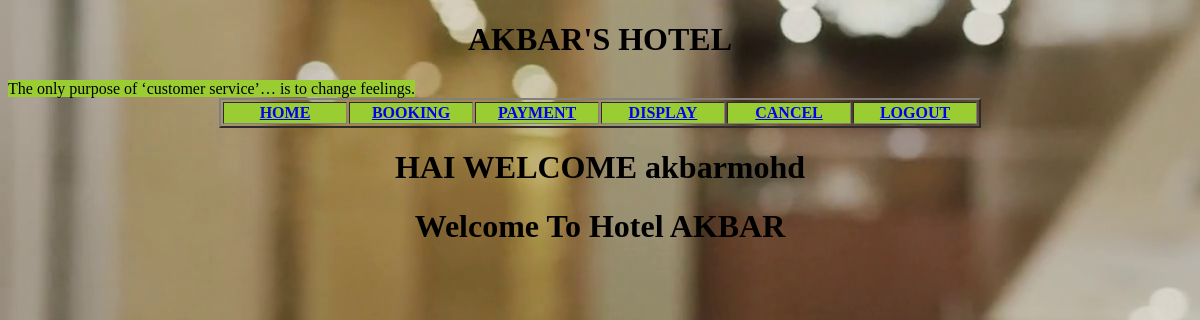
/openBookingPage/, run on an earlier commit of the app's database.
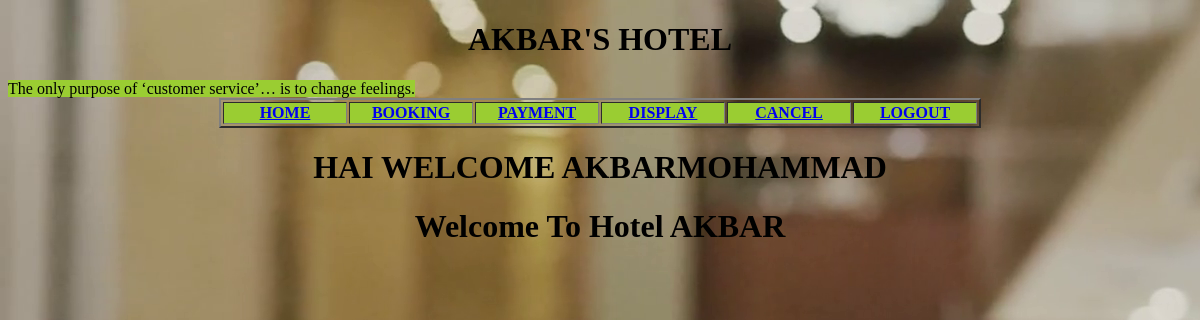
And on a later commit of the database.
### hotelbooking/models.py (models this page shows)
class UserRegister(models.Model):
    fname=models.CharField(max_length=50)
    lname = models.CharField(max_length=50)
    email_id=models.EmailField(max_length=20,primary_key=True)
    password=models.CharField(max_length=50)
    rpassword = models.CharField(max_length=50)
    contact_no=models.IntegerField()
    address=models.CharField(max_length=100)

### hotelbooking/views.py (the view)
# urls.py: path('openBookingPage/',views.openBookingPage),
def openBookingPage(request):
    type = request.GET.get("type")
    qs=Room.objects.all()
    res = UserRegister.objects.filter()
    for x in res:
        print(x)
    return render(request, "index2.html", {"type": type,"qs":qs,"name":x})

### templates/index2.html (shortened to what this page needs)
<!DOCTYPE html>
<html lang="en">
<head>
    {% load staticfiles%}
</head>
<body>
<h1 align="center">AKBAR'S HOTEL</h1>
<marquee>
    <font size="3" face="Algerian" style="background: yellowgreen">The only purpose of ‘customer service’… is to change feelings.</font>
</marquee>
<table align="center" border="2">
    <tr><th width="120" bgcolor="#9acd32"><a href="/openUserHomePage/?type=home&name={{ name }}">HOME</a></th>
        <th width="120" bgcolor="#9acd32"><a href="/openBookingPage/?type=booking&name={{ name }}">BOOKING</a> </th>
        <th width="120" bgcolor="#9acd32"><a href="/openPaymentPage/?type=payment">PAYMENT</a> </th>
        <th width="120" bgcolor="#9acd32"><a href="/displayPage/?type=display">DISPLAY</a> </th>
        <th width="120" bgcolor="#9acd32"><a href="/openBookingPage/?type=cancel">CANCEL</a> </th>
         <th width="120" bgcolor="#9acd32"><a href="/openUserLogin/?type=h_user">LOGOUT</a></th>
    </tr>
</table>
<div>
    <h1 align="center">HAI WELCOME  {{ name.fname }}{{ name.lname }}</h1>
    <h1 align="center" >Welcome To Hotel AKBAR</h1>
</div>
</body>
</html>

What changed in the data, as far as the page shows it:
no longer on this page (row unchanged): UserRegister: fname "akbar", lname "mohd"
added UserRegister: fname "AKBAR", lname "MOHAMMAD"
